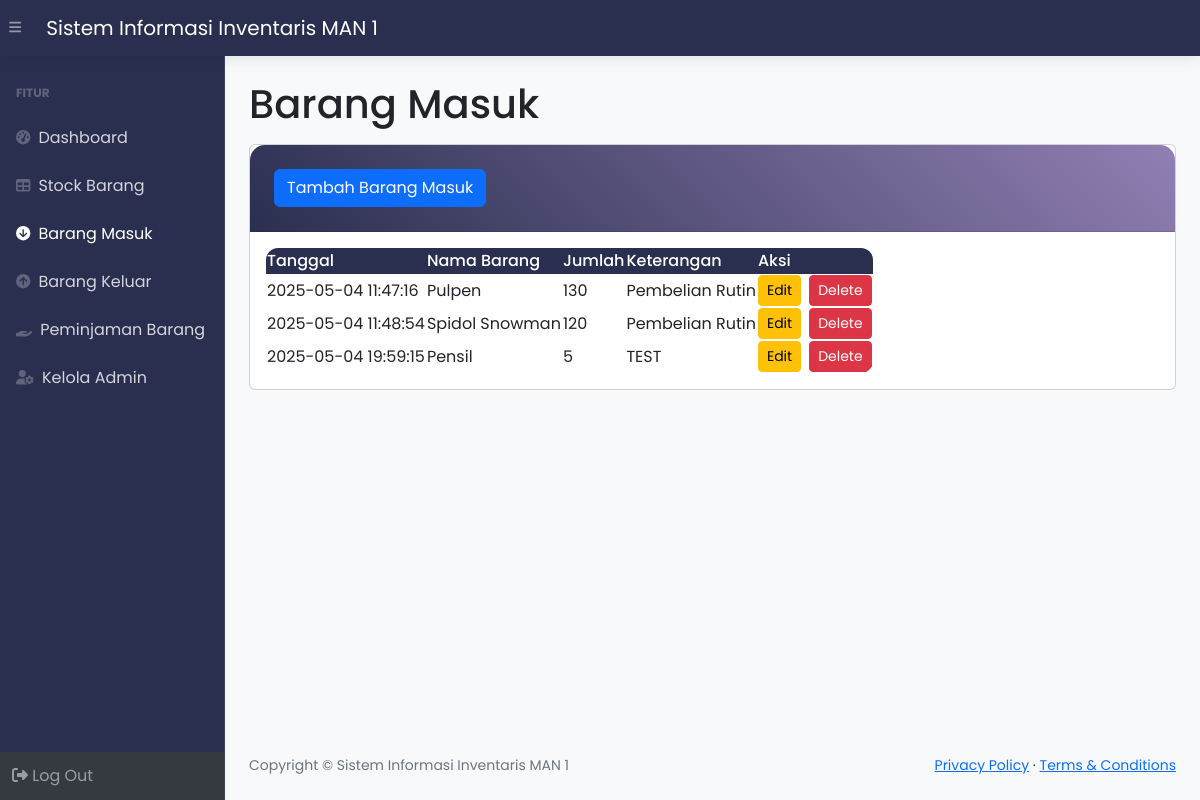
The app's page /masuk.php (signed in) with its own data.
### tables this page shows
CREATE TABLE `masuk` (
  `idmasuk` int(11) NOT NULL,
  `idbarang` int(11) NOT NULL,
  `tanggal` timestamp NOT NULL DEFAULT current_timestamp(),
  `keterangan` varchar(25) NOT NULL,
  `qty` int(11) NOT NULL
);

CREATE TABLE `stock` (
  `idbarang` int(11) NOT NULL,
  `namabarang` varchar(25) NOT NULL,
  `kategori` varchar(100) NOT NULL,
  `stock` int(11) NOT NULL
);

### masuk.php (the view, shortened to what this page needs)
<?php
require 'function.php';
?>
<!DOCTYPE html>
<html lang="en">
<head>
    <link href="https://cdn.jsdelivr.net/npm/simple-datatables@7.1.2/dist/style.min.css" rel="stylesheet" />
    <link href="css/styles.css" rel="stylesheet" />
</head>
<body class="sb-nav-fixed">
    <nav class="sb-topnav navbar navbar-expand navbar-dark bg-dark">
        <button class="btn btn-link btn-sm order-1 order-lg-0 me-4 me-lg-0" id="sidebarToggle" href="#!"><i class="fas fa-bars"></i></button>
        <a class="navbar-brand ps-3" href="index.php">Sistem Informasi Inventaris MAN 1</a>
    </nav>
    <div id="layoutSidenav">
        <div id="layoutSidenav_nav">
            <nav class="sb-sidenav accordion sb-sidenav-dark d-flex flex-column" id="sidenavAccordion">
                <div class="sb-sidenav-menu flex-grow-1">
                    <div class="nav">
                        <div class="sb-sidenav-menu-heading">FITUR</div>
                        <a class="nav-link" href="index.php">
                            <div class="sb-nav-link-icon"><i class="fas fa-tachometer-alt"></i></div>
                            Dashboard
                        </a>
                        <a class="nav-link" href="stock.php">
                            <div class="sb-nav-link-icon"><i class="fas fa-table"></i></div>
                            Stock Barang
                        </a>
                        <a class="nav-link active" href="masuk.php">
                            <div class="sb-nav-link-icon"><i class="fas fa-arrow-circle-down"></i></div>
                            Barang Masuk
                        </a>
                        <a class="nav-link" href="keluar.php">
                            <div class="sb-nav-link-icon"><i class="fas fa-arrow-circle-up"></i></div>
                            Barang Keluar
                        </a>
                        <a class="nav-link" href="peminjaman.php">
                            <div class="sb-nav-link-icon"><i class="fas fa-hand-holding"></i></div>
                            Peminjaman Barang
                        </a>
                        <a class="nav-link" href="admin.php">
                            <div class="sb-nav-link-icon"><i class="fas fa-user-cog"></i></div>
                            Kelola Admin
                        </a>
                    </div>
                </div>
                <div class="sb-sidenav-footer">
                    <a class="nav-link" href="logout.php">
                        <i class="fas fa-sign-out-alt"></i> Log Out
                    </a>
                </div>
            </nav>
        </div>
        <div id="layoutSidenav_content">
            <main>
                <div class="container-fluid px-4">
                    <h1 class="mt-4 pb-2">Barang Masuk</h1>
                    <div class="card mb-4">
                        <div class="card-header">
                            <button type="button" class="btn btn-primary" data-bs-toggle="modal" data-bs-target="#myModal">
                                Tambah Barang Masuk
                            </button>
                        </div>
                        <div class="card-body">
                            <table id="datatablesSimple">
                                <thead>
                                    <tr>
                                        <th>Tanggal</th>
                                        <th>Nama Barang</th>
                                        <th>Jumlah</th>
                                        <th>Keterangan</th>
                                        <th>Aksi</th>
                                    </tr>
                                </thead>
                                <tbody>
                                    <?php
                                    $ambilsemuadatastock = mysqli_query($conn, "SELECT m.*, s.namabarang FROM masuk m JOIN stock s ON m.idbarang = s.idbarang");
                                    while ($data = mysqli_fetch_array($ambilsemuadatastock)) {
                                        $idmasuk = $data['idmasuk'];
                                        $tanggal = $data['tanggal'];
                                        $namabarang = $data['namabarang'];
                                        $qty = $data['qty'];
                                        $keterangan = $data['keterangan'];
                                    ?>
                                        <tr>
                                            <td><?= $tanggal; ?></td>
                                            <td><?= $namabarang; ?></td>
                                            <td><?= $qty; ?></td>
                                            <td><?= $keterangan; ?></td>
                                            <td>
                                                <div class="d-flex justify-content-center gap-2">
                                                    <button class="btn btn-warning btn-sm" data-bs-toggle="modal" data-bs-target="#edit<?= $idmasuk; ?>">Edit</button>
                                                    <button class="btn btn-danger btn-sm" data-bs-toggle="modal" data-bs-target="#delete<?= $idmasuk; ?>">Delete</button>
                                                </div>
                                            </td>
                                        </tr>
                                    <?php } ?>
                                </tbody>
                            </table>
                        </div>
                    </div>
                </div>
            </main>
            <footer class="py-4 bg-light mt-auto">
                <div class="container-fluid px-4">
                    <div class="d-flex align-items-center justify-content-between small">
                        <div class="text-muted">Copyright &copy; Sistem Informasi Inventaris MAN 1</div>
                        <div>
                            <a href="#">Privacy Policy</a>
                            &middot;
                            <a href="#">Terms &amp; Conditions</a>
                        </div>
                    </div>
                </div>
            </footer>
        </div>
    </div>
</body>
</html>

### masuk.php (style rules this page uses)
:root { --primary: #2A2F4F; --secondary: #917FB3; --accent: #E5BEEC; --light: #FDE2F3; }
body { background: #f8f9fa; font-family: 'Poppins', sans-serif; }
.sb-topnav { background: var(--primary) !important; box-shadow: 0 2px 15px rgba(0, 0, 0, 0.1); }
.sb-sidenav-dark { background: var(--primary); border-right: 1px solid rgba(255, 255, 255, 0.1); }
.sb-sidenav-dark .sb-sidenav-menu .nav-link { color: rgba(255, 255, 255, 0.8); transition: all 0.3s ease; }
.container-fluid, .container { background: transparent !important; }
.card-header { background: linear-gradient(45deg, var(--primary), var(--secondary)); color: white; border-radius: 15px 15px 0 0 !important; padding: 1.5rem; }
#datatablesSimple { border-radius: 12px; overflow: hidden; }
#datatablesSimple th { background: var(--primary); color: white !important; font-weight: 500; }
#datatablesSimple td { vertical-align: middle; }

### records on screen
masuk: tanggal "2025-05-04 11:47:16", idbarang.namabarang "Pulpen", qty "130", keterangan "Pembelian Rutin"
masuk: tanggal "2025-05-04 11:48:54", idbarang.namabarang "Spidol Snowman", qty "120", keterangan "Pembelian Rutin"
masuk: tanggal "2025-05-04 19:59:15", idbarang.namabarang "Pensil", qty "5", keterangan "TEST"
